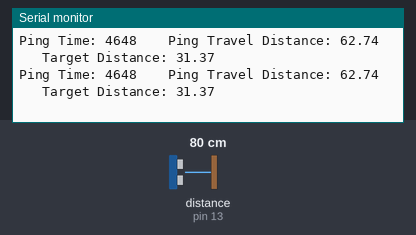
A sketch run on a simulated Arduino Uno, built with avr-gcc and run on an emulated ATmega328P. Shown: the last lines printed to the serial monitor. Wiring (inferred from the names in the program): ultrasonic range finder: trigger pin 12; echo pin 13. The test bench sets the inputs (shaded band); at power-on: distance to the obstacle (sensor on pin 13) 80 cm. The echo pulse lasts 58.3 µs per cm.

Above: at 1.2 s.
1.3 s: distance to the obstacle (sensor on pin 13) set to 2 cm
At 1.45 s:
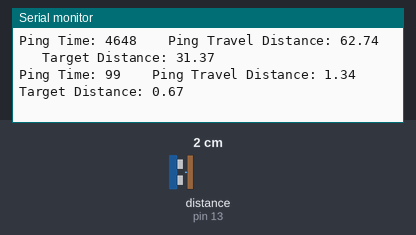
4.3 s: distance to the obstacle (sensor on pin 13) set to 4 cm
At 4.36 s:
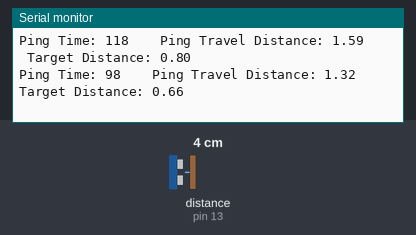
7.3 s: distance to the obstacle (sensor on pin 13) set to 35 cm
At 7.42 s:
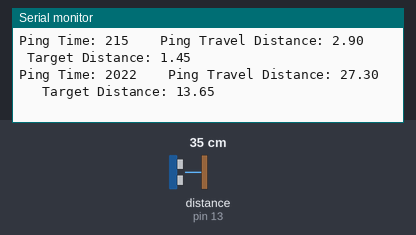
10.3 s: distance to the obstacle (sensor on pin 13) set to 9 cm
At 10.34 s:
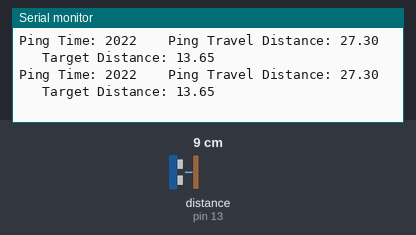
13.3 s: distance to the obstacle (sensor on pin 13) set to 18 cm
At 13.33 s:
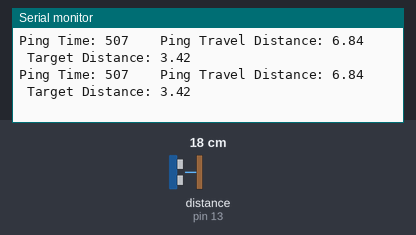
16.3 s: distance to the obstacle (sensor on pin 13) set to 60 cm
At 16.34 s:
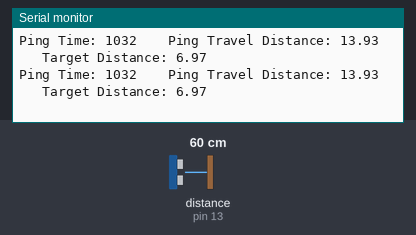
Timing chart, 0 to 19.3 s (numbered marks = the images above; inputs shaded):
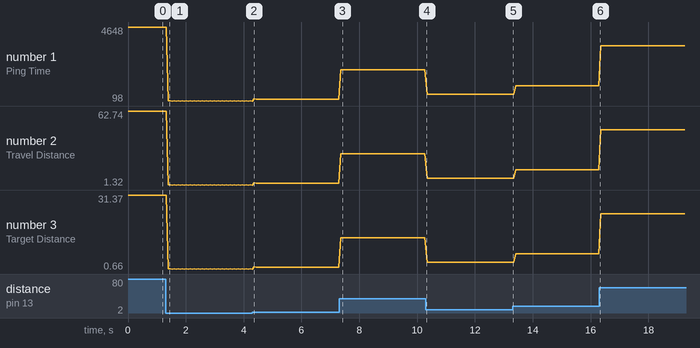

The sketch:

Distance_Meter.ino
```cpp
int trigPin = 12, echoPin = 13, pingTime;
int dly = 25, sDly = 10;
float rateMi = 767;
float  ft = 5280, in = 12;
float pingTravelDistance, targetDistance;
void setup() {
  // put your setup code here, to run once:
  Serial.begin(9600);
  pinMode(trigPin, OUTPUT);
  pinMode(echoPin, INPUT);
}

void loop() {
  // put your main code here, to run repeatedly:

  digitalWrite(trigPin, LOW);
  delayMicroseconds(sDly);
  digitalWrite(trigPin, HIGH);
  delayMicroseconds(sDly);
  digitalWrite(trigPin, LOW);
  pingTime = pulseIn(echoPin, HIGH);
  Serial.print("Ping Time: ");
  Serial.print(pingTime);

  pingTravelDistance = (pingTime * rateMi* ft *in) / (3600. * 1000000.); //inches/microseconds
  targetDistance = pingTravelDistance / 2;
  Serial.print("\t\tPing Travel Distance: ");
  Serial.print(pingTravelDistance);
  Serial.print("\t\tTarget Distance: ");
  Serial.println(targetDistance);
  delay(dly);
}
```

Measured:
- after the input at 1.3 s, the serial monitor: prints a new line after 0.09 s (image 1)
- after the input at 7.3 s, the serial monitor: prints a new line after 0.06 s (image 3)
- plotted number 1: 4648 → 98 after the input at 1.3 s, 98 → 215 after the input at 4.3 s, 215 → 2022 after the input at 7.3 s, 2022 → 507 after the input at 10.3 s, 507 → 1032 after the input at 13.3 s
- plotted number 2: 62.74 → 1.32 after the input at 1.3 s, 1.32 → 2.9 after the input at 4.3 s, 2.9 → 27.3 after the input at 7.3 s, 27.3 → 6.84 after the input at 10.3 s, 6.84 → 13.93 after the input at 13.3 s
- plotted number 3: 31.37 → 0.66 after the input at 1.3 s, 0.66 → 1.45 after the input at 4.3 s, 1.45 → 13.65 after the input at 7.3 s, 13.65 → 3.42 after the input at 10.3 s, 3.42 → 6.97 after the input at 13.3 s
